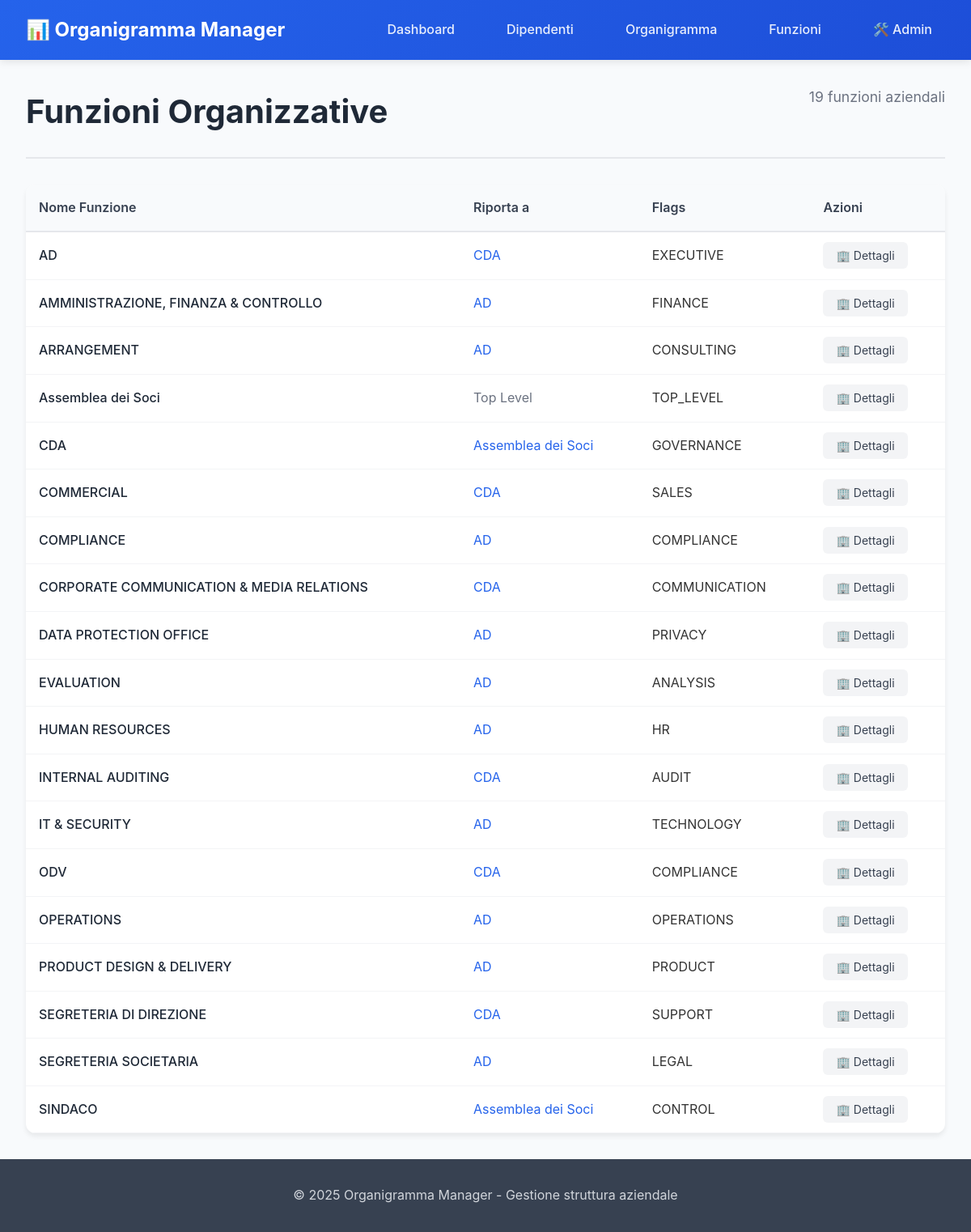
Page /functions on the committed database.
### tables this page shows
CREATE TABLE functions (
    id INTEGER PRIMARY KEY AUTOINCREMENT,
    name TEXT NOT NULL UNIQUE,
    reports_to TEXT REFERENCES functions(name),
    flags TEXT(25),
    created_at DATETIME DEFAULT CURRENT_TIMESTAMP,
    updated_at DATETIME DEFAULT CURRENT_TIMESTAMP
);

### src/ui/app.py (the view)
@app.get("/functions", response_class=HTMLResponse)
async def functions_list(request: Request):
    try:
        functions = repository.get_all_functions()
        return templates.TemplateResponse("functions.html", {
            "request": request,
            "title": "Funzioni",
            "functions": functions
        })
    except Exception as e:
        logger.error(f"Errore lista funzioni: {e}")
        raise HTTPException(500, "Errore interno del server")

### src/web/templates/functions.html (shortened to what this page needs)
{% extends "base.html" %}
{% block content %}
<div class="page-header">
    <h1>Funzioni Organizzative</h1>
    <p class="page-subtitle">{{ functions|length }} funzioni aziendali</p>
</div>
<div class="table-container">
    <table class="data-table">
        <thead>
            <tr>
                <th>Nome Funzione</th>
                <th>Riporta a</th>
                <th>Flags</th>
                <th>Azioni</th>
            </tr>
        </thead>
        <tbody>
            {% for function in functions %}
            <tr>
                <td class="function-name">
                    <a href="/function/{{ function.name }}">{{ function.name }}</a>
                </td>
                <td>
                    {% if function.reports_to %}
                    <a href="/function/{{ function.reports_to }}">{{ function.reports_to }}</a>
                    {% else %}
                    <span class="text-muted">Top Level</span>
                    {% endif %}
                </td>
                <td>{{ function.flags or '' }}</td>
                <td>
                    <a href="/function/{{ function.name }}" class="btn-small">🏢 Dettagli</a>
                </td>
            </tr>
            {% endfor %}
        </tbody>
    </table>
</div>
{% endblock %}

### src/web/static/style.css (style rules this page uses)
* { margin: 0; padding: 0; box-sizing: border-box; }
body { font-family: -apple-system, BlinkMacSystemFont, 'Segoe UI', Roboto, Oxygen, Ubuntu, Cantarell, sans-serif; line-height: 1.6; color: #333; background-color: #f8fafc; }
a { color: #2563eb; text-decoration: none; }
.page-header { margin-bottom: 2rem; border-bottom: 2px solid #e5e7eb; padding-bottom: 1rem; }
.page-header h1 { font-size: 2.5rem; font-weight: 700; color: #1f2937; margin-bottom: 0.5rem; }
.page-subtitle { font-size: 1.1rem; color: #6b7280; }
.btn-small { padding: 0.5rem 1rem; font-size: 0.875rem; background: #f3f4f6; color: #374151; border-radius: 6px; }
.table-container { background: white; border-radius: 12px; overflow: hidden; box-shadow: 0 4px 6px rgba(0, 0, 0, 0.07); }
.data-table { width: 100%; border-collapse: collapse; }
.data-table th { background: #f8fafc; color: #374151; font-weight: 600; padding: 1rem; text-align: left; border-bottom: 2px solid #e5e7eb; }
.data-table td { padding: 1rem; border-bottom: 1px solid #f3f4f6; }
.employee-name a, .function-name a { font-weight: 500; color: #1f2937; }
.text-muted { color: #6b7280; }

### src/web/static/admin.css (style rules this page uses)
.page-header { display: flex; justify-content: space-between; align-items: start; margin-bottom: 2rem; padding-bottom: 1rem; border-bottom: 2px solid #e5e7eb; }

### rows in the picture
functions: name "AD", reports_to "CDA", flags "EXECUTIVE"
functions: name "AMMINISTRAZIONE, FINANZA & CONTROLLO", reports_to "AD", flags "FINANCE"
functions: name "ARRANGEMENT", reports_to "AD", flags "CONSULTING"
functions: name "Assemblea dei Soci", shows "Top Level", flags "TOP_LEVEL"
functions: name "CDA", reports_to "Assemblea dei Soci", flags "GOVERNANCE"
functions: name "COMMERCIAL", reports_to "CDA", flags "SALES"
functions: name "COMPLIANCE", reports_to "AD", flags "COMPLIANCE"
functions: name "CORPORATE COMMUNICATION & MEDIA RELATIONS", reports_to "CDA", flags "COMMUNICATION"
functions: name "DATA PROTECTION OFFICE", reports_to "AD", flags "PRIVACY"
functions: name "EVALUATION", reports_to "AD", flags "ANALYSIS"
functions: name "HUMAN RESOURCES", reports_to "AD", flags "HR"
functions: name "INTERNAL AUDITING", reports_to "CDA", flags "AUDIT"
functions: name "IT & SECURITY", reports_to "AD", flags "TECHNOLOGY"
functions: name "ODV", reports_to "CDA", flags "COMPLIANCE"
functions: name "OPERATIONS", reports_to "AD", flags "OPERATIONS"
functions: name "PRODUCT DESIGN & DELIVERY", reports_to "AD", flags "PRODUCT"
functions: name "SEGRETERIA DI DIREZIONE", reports_to "CDA", flags "SUPPORT"
functions: name "SEGRETERIA SOCIETARIA", reports_to "AD", flags "LEGAL"
functions: name "SINDACO", reports_to "Assemblea dei Soci", flags "CONTROL"

### other values in the picture
{{ functions|length }} "19"
